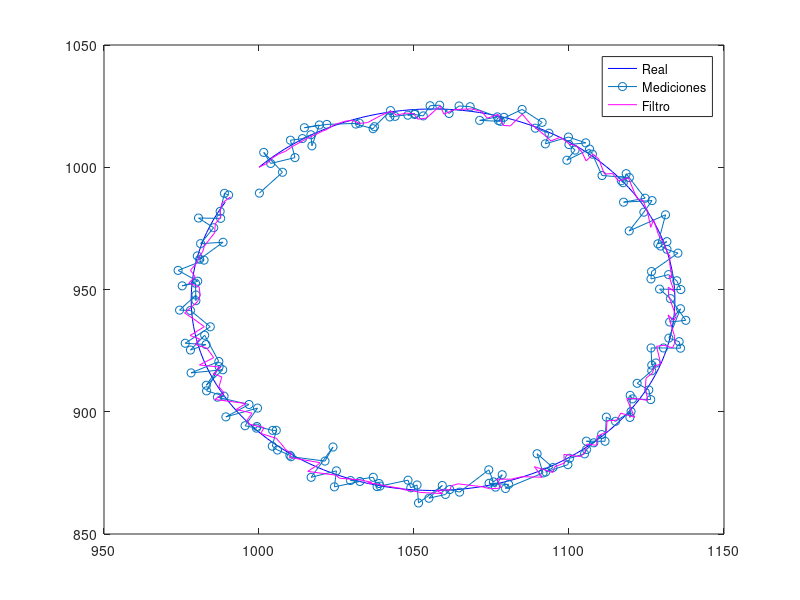
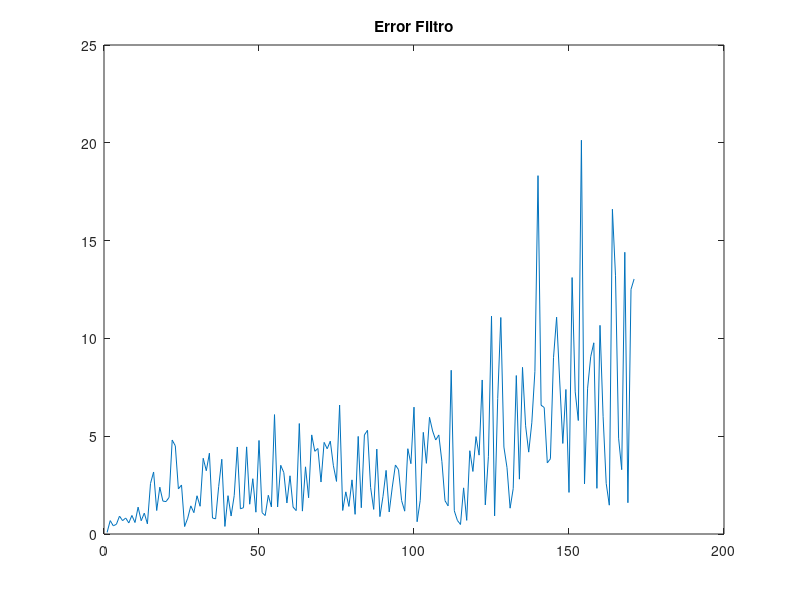
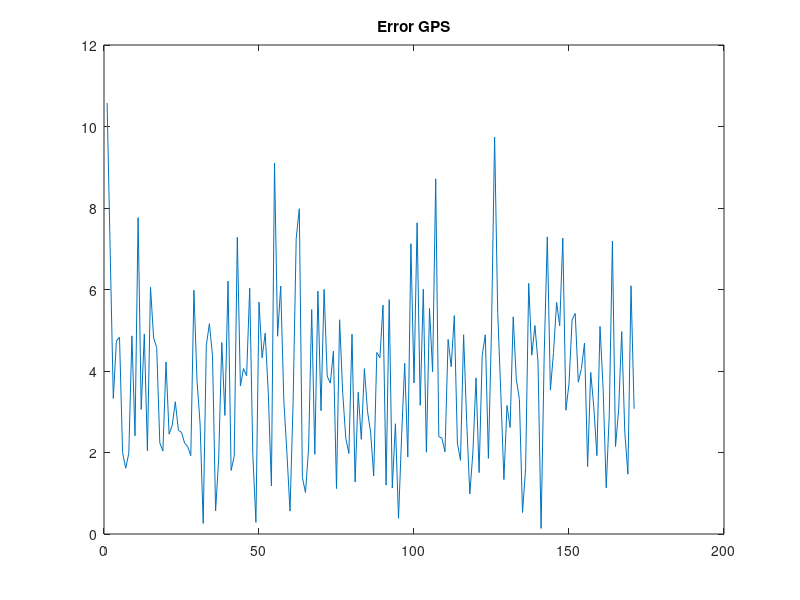

These charts were generated, in order, by the following MATLAB code:
clc;
clear all;
close all;


dt = 0.1;
t = 0:dt:17;
x = 1000;
y = 1000;

V = 100000/3600; % km/h a m/s 2 km/h
L = 2.92; % m
theta = 90 - atand(x/y);
Phi = 65; % grados

xpos = zeros(1, length(t));
ypos = zeros(1, length(t));
orientacion = zeros(1,length(t));

xpos(1) = x;
ypos(1) = y;

orientacion(1) = theta;


varianza = 9;
gps = zeros(2, length(t));
gps(1,1) = xpos(1) + sqrt(varianza)*randn;
gps(2,1) = ypos(1) + sqrt(varianza)*randn;
%{
gps(1,1) = awgn(xpos(1),db);
gps(2,1) = awgn(ypos(1),db);
%}


for n = 2:length(t)
    xpos(n) = xpos(n-1) + (  dt * V * cosd( 90 - orientacion(n-1) )  );
    ypos(n) = ypos(n-1) + (  dt * V * sind( 90 - orientacion(n-1) )  );
    gps(1,n) = xpos(n) + sqrt(varianza)*randn;
    gps(2,n) = ypos(n) + sqrt(varianza)*randn;
    orientacion(n) = orientacion(n-1) + (dt * V * tand(Phi) ) / L;
end

figure
plot(xpos,ypos,'b')
hold
plot(gps(1,:),gps(2,:),	'-o')


varianza = 0.01;
Vel(1:length(xpos)) = V + sqrt(varianza)*randn(1,length(xpos));

Xvec = [gps ; Vel];

Estados = [xpos; ypos; orientacion; V*ones(1,length(t))];

xhatpriori = [x; y; theta; V];
Ppriori = 10 * eye(4);
I = eye(4);

xhatArray = xhatpriori;

H = [1 0 0 0;0 1 0 0; 0 0 0 1];
R = 10*[9 0 0; 0 9 0; 0 0 0.01];
Q = 0.01*[0.01 0 0 0; 0 0.01 0 0; 0 0 0.01 0; 0 0 0 0.01];


%   Extended Kalman Filter

for i = 1:length(t)-1
F = [1 0 0 cosd(xhatpriori(3));0 1 0 sind(xhatpriori(3));0 0 1 tand(Phi)/L; 0 0 0 1];

%Prediction stage
%{
    xpos(n) = xpos(n-1) + (  dt * V * cosd( 90 - orientacion(n-1) )  );
    ypos(n) = ypos(n-1) + (  dt * V * sind( 90 - orientacion(n-1) )  );
    gps(1,n) = xpos(n) + sqrt(varianza)*randn;
    gps(2,n) = ypos(n) + sqrt(varianza)*randn;
    orientacion(n) = orientacion(n-1) + (dt * V * tand(Phi) ) / L;
%}
xhatpriori(1) = xhatpriori(1) + (  dt * xhatpriori(4) * cosd( 90 - xhatpriori(3) )  );
xhatpriori(2) = xhatpriori(2) + (  dt * xhatpriori(4) * sind( 90 - xhatpriori(3) )  );
xhatpriori(3) = xhatpriori(3) + (  dt * xhatpriori(4) * tand(Phi) ) / L;
Ppriori = F*Ppriori*F' + Q;

%Update
K = Ppriori*H'/(H*Ppriori*H'+R);
xhat = xhatpriori + K*(Xvec(:,i+1)-H*xhatpriori);
P = (I - K*H)*Ppriori;
xhatArray = [xhatArray xhat];

xhatpriori = xhat;
end

xArray = [xpos;ypos;orientacion;Vel];

xArray2 = [xpos; ypos];


Error = sqrt(sum((xhatArray - xArray).^2, 1));
ErrorGPS = sqrt(sum((gps - xArray2).^2, 1));




plot(xhatArray(1,:),xhatArray(2,:),'m')
legend('Real', 'Mediciones', 'Filtro')



figure(2)
plot(Error);
title('Error Filtro');

figure(3)
plot(ErrorGPS);
title('Error GPS');




%{
x = [0 0.2 0.4 0.8 1.2 1.6 2.0];
y = [0 0.155 0.240 0.328 0.450 0.582 0.692];
p = polyfit(x, y, 1);
v = polyval(p, x);
figure()
plot(x,y,'x','MarkerEdgeColor','black')
hold on
plot(x, v)
hold off
grid on;
xlabel('Protein standard concentration (µg/µl)');


figure()
C = (x(:).^(1:4))\y(:);
xint = linspace(0,2,100)';
plot(x,y,'o',xint,(xint.^(1:4))*C,'r-')

y = C(1)*x + C(2)*x.^2 + C(3)*x.^3 + C(4)*x.^4
spl = spline(x,y);
figure()
plot(x,y,'o',xint,ppval(spl,xint),'r-')
%}
